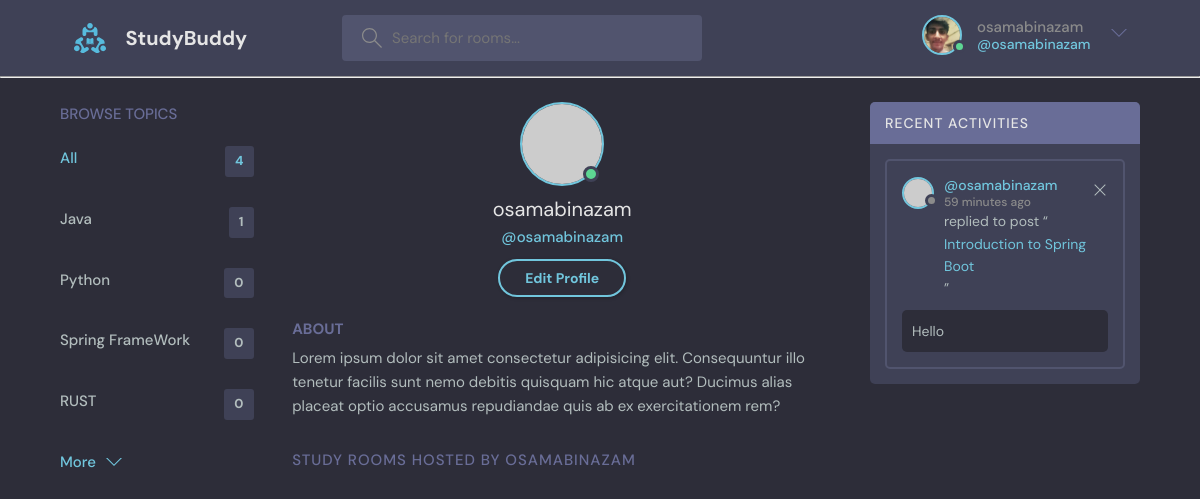
/profile/1/ (signed in), run on the app's committed database.
### base/models.py (models this page shows, shortened)
class Topic (models.Model):
        name = models.CharField(max_length=200)

class Message(models.Model):
        user = models.ForeignKey(User, on_delete=models.CASCADE)
        room = models.ForeignKey(Room, on_delete=models.CASCADE)
        body = models.TextField()
        update=models.DateTimeField(auto_now=True)
        created = models.DateTimeField(auto_now_add=True)
        class Meta:
                ordering = ['-update', '-created']

class Room(models.Model ):
        host = models.ForeignKey(User, on_delete=models.SET_NULL , null=True)
        topic = models.ForeignKey(Topic, on_delete=models.SET_NULL , null=True)
        name = models.CharField(max_length=200)
        description = models.TextField(null=True, blank=True)
        participants = models.ManyToManyField(User, related_name='participants', blank=True)
        update=models.DateTimeField(auto_now=True)
        created = models.DateTimeField(auto_now_add=True)
        class Meta:
                ordering = ['-update', '-created']             # ordering in Descending Order

### base/views.py (the view)
# urls.py: path("profile/<str:pk>/", views.userProfile, name ="user-profile"),
def userProfile(request, pk):
    user = User.objects.get(id=pk)
    rooms = user.room_set.all()
    room_messages = user.message_set.all()
    topics = Topic.objects.all()
    context ={'user':user, 'rooms':rooms, 'room_messages':room_messages,'topics':topics}
    return render(request, 'base/profile_component.html' , context)

### base/templates/base/profile_component.html (shortened to what this page needs)
{% load static %}
{% include 'main.html' %}
{% block content %}
  <main class="profile-page layout layout--3">
    <div class="container">
      {% include 'base/topic_component.html' %}
      <div class="roomList">
        <div class="profile">
          <div class="profile__avatar">
            <div class="avatar avatar--large active">
              <img src="https://randomuser.me/api/portraits/men/11.jpg" />
            </div>
          </div>
          <div class="profile__info">
            <h3>{{user.username}}</h3>
            <p>@{{user.username}}</p>
            {% if request.user == user%}
              <a href="{% url 'update-user' %}" class="btn btn--main btn--pill">Edit Profile</a>
            {% endif %}
          </div>
          <div class="profile__about">
            <h3>About</h3>
            <p>
              Lorem ipsum dolor sit amet consectetur adipisicing elit. Consequuntur illo tenetur
              facilis sunt nemo debitis quisquam hic atque aut? Ducimus alias placeat optio
              accusamus repudiandae quis ab ex exercitationem rem?
            </p>
          </div>
        </div>
        <div class="roomList__header">
          <div>
            <h2>Study Rooms Hosted by {{user.username}}</a>
            </h2>
          </div>
        </div>
      </div>
       {% include 'base/activity_component.html' %}
    </div>
  </main>
{%endblock content%}

### templates/navbar.html (shortened to what this page needs)
{% load static %}
<header class="header header--loggedIn">
    <div class="container">
      <a href="{% url 'home' %}" class="header__logo">
        <img src=" {% static 'images/logo.svg'%} " />
        <h1>StudyBuddy</h1>
      </a>
      <form class="header__search" method="GET" action="{% url 'home'%}">
        <label>
          <input type="text" name="q" placeholder="Search for rooms..." />
        </label>
      </form>
      <nav class="header__menu">
        {% if request.user.is_authenticated %}
        <div class="header__user">
          <a href="{% url 'update-user' %}">
            <div class="avatar avatar--medium active">
              <img src=" {% static 'images/Osamasprofile.jpg' %} " />
            </div>
            <p>{{request.user.username}} <span>@{{request.user.username}}</span></p>
          </a>
          <button class="dropdown-button">
            <svg version="1.1" xmlns="http://www.w3.org/2000/svg" width="32" height="32" viewBox="0 0 32 32">
              <title>chevron-down</title>
              <path d="M16 21l-13-13h-3l16 16 16-16h-3l-13 13z"></path>
            </svg>
          </button>
        </div>
        {% else %}
         <a href="{% url 'login' %}">
          <img src="{% static '/images/avatar.svg' %}" />
          <p>Login</p>
        </a>
        {% endif %}
      </nav>
    </div>
  </header>
    <hr>

### base/templates/base/topic_component.html
<div class="topics">
    <div class="topics__header">
      <h2>Browse Topics</h2>
    </div>
    <ul class="topics__list">
      <li>
        <a href="{% url 'home' %}" class="active">All <span>{{topics.count}}</span></a>
      </li>
      {% for topic in topics %}
      <li>
        <a href="{% url 'home'%}?q={{topic.name}}">{{topic.name}} <span>{{topic.room_set.all.count}}</span></a>
      </li>
      {% endfor %}
    </ul>
    <a class="btn btn--link" href="topics.html">
      More
      <svg version="1.1" xmlns="http://www.w3.org/2000/svg" width="32" height="32" viewBox="0 0 32 32">
        <title>chevron-down</title>
        <path d="M16 21l-13-13h-3l16 16 16-16h-3l-13 13z"></path>
      </svg>
    </a>
  </div>

### base/templates/base/activity_component.html
<div class="activities">
    <div class="activities__header">
      <h2>Recent Activities</h2>
    </div>
    {% for message in room_messages %}
    <div class="activities__box">
      <div class="activities__boxHeader roomListRoom__header">
        <a href="{% url 'user-profile' message.user.id %}" class="roomListRoom__author">
          <div class="avatar avatar--small">
            <img src="https://randomuser.me/api/portraits/women/11.jpg" />
          </div>
          <p>
            @{{message.user}}
            <span>{{message.created|timesince}} ago</span>
          </p>
        </a>
        {% if request.user == message.user %}
        <div class="roomListRoom__actions">
          <a href="{% url 'delete-message' message.id %}">
            <svg version="1.1" xmlns="http://www.w3.org/2000/svg" width="32" height="32" viewBox="0 0 32 32">
              <title>remove</title>
              <path
                d="M27.314 6.019l-1.333-1.333-9.98 9.981-9.981-9.981-1.333 1.333 9.981 9.981-9.981 9.98 1.333 1.333 9.981-9.98 9.98 9.98 1.333-1.333-9.98-9.98 9.98-9.981z"
              ></path>
            </svg>
          </a>
        </div>
        {% endif %}
      </div>
      <div class="activities__boxContent">
        <p>replied to post “<a href="{% url 'room' message.room.id %}">{{message.room.name}}</a>”</p>
        <div class="activities__boxRoomContent">
          {{message.body}}
        </div>
      </div>
    </div>
    {% endfor %}
  </div>

### data on the page
Topic: name "Java", room_set.all.count "1"
Topic: name "Python", room_set.all.count "0"
Topic: name "Spring FrameWork", room_set.all.count "0"
Topic: name "RUST", room_set.all.count "0"
Message: user "osamabinazam", created "59 minutes", room.name "Introduction to Spring Boot", body "Hello"

### other printed values
{{ request.user.username }} "osamabinazam"
{{ topics.count }} "4"
{{ user.username }} "osamabinazam"
{{ user.username }} "OSAMABINAZAM"
